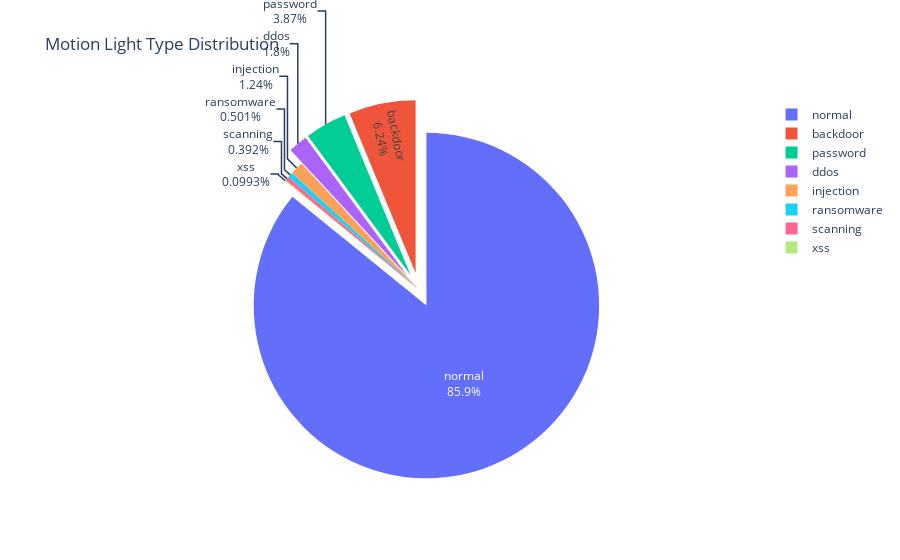

This figure's notebook cell:
### Code cell
type_counts = motion_light['type'].value_counts()

fig = go.Figure(data=[go.Pie(labels=type_counts.index, values=type_counts)])
fig.update_traces(textinfo='percent+label', pull=[0.1, 0.1, 0.1, 0.1])
fig.update_layout(title='Motion Light Type Distribution')

fig.show()

### Figure 1 — Plotly figure (JSON) as saved in the notebook; plotly's stock layout.template omitted (floating-point values rounded to 4 significant figures)
{"data": [{"labels": ["normal", "backdoor", "password", "ddos", "injection", "ransomware", "scanning", "xss"], "pull": [0.1, 0.1, 0.1, 0.1], "textinfo": "percent+label", "type": "pie", "values": [388328, 28209, 17521, 8121, 5595, 2264, 1775, 449]}], "layout": {"title": {"text": "Motion Light Type Distribution"}}}
